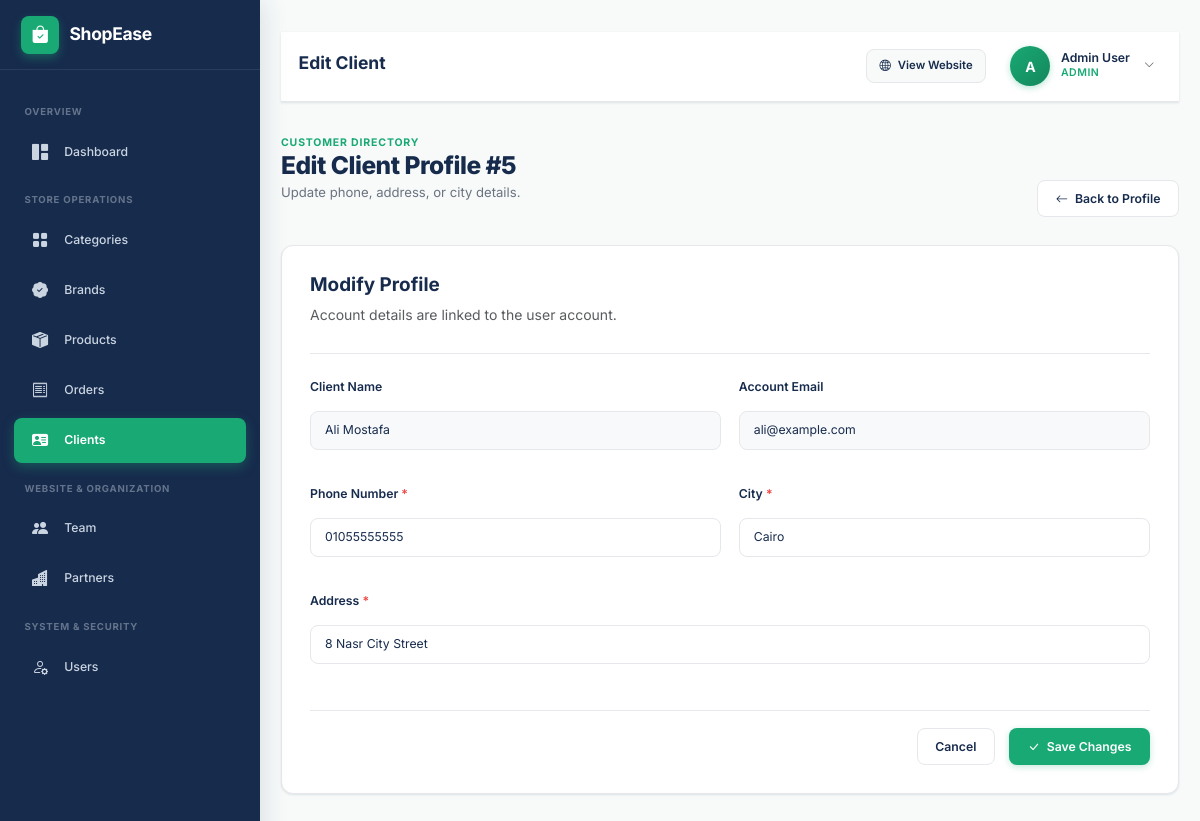
/admin/pages/clients/edit.php?id=5 (signed in), run on the app's committed database.
### tables this page shows
CREATE TABLE `clients` (
  `id` int(10) UNSIGNED NOT NULL,
  `user_id` int(10) UNSIGNED NOT NULL,
  `phone` varchar(20) NOT NULL,
  `address` varchar(255) NOT NULL,
  `city` varchar(100) NOT NULL,
  `created_at` timestamp NOT NULL DEFAULT current_timestamp()
);

CREATE TABLE `users` (
  `id` int(10) UNSIGNED NOT NULL,
  `name` varchar(100) NOT NULL,
  `email` varchar(150) NOT NULL,
  `password` varchar(255) NOT NULL,
  `role` enum('Admin','Client','Staff') NOT NULL DEFAULT 'Client',
  `created_at` timestamp NOT NULL DEFAULT current_timestamp()
);

### admin/pages/clients/edit.php (the view, shortened to what this page needs)
<?php
include "../../../config/database.php";
$id = (int)$_GET["id"];
$query = mysqli_prepare(
    $conn,
    "SELECT
        clients.*,
        users.name,
        users.email
    FROM clients
    INNER JOIN users
        ON clients.user_id = users.id
    WHERE clients.id = ?"
);
mysqli_stmt_bind_param($query, "i", $id);
mysqli_stmt_execute($query);
$result = mysqli_stmt_get_result($query);
$client = mysqli_fetch_assoc($result);
$phone = $client["phone"];
$address = $client["address"];
$city = $client["city"];
include "../../includes/header.php";
?>
<div class="admin-layout">
    <?php include "../../includes/sidebar.php"; ?>
    <main class="admin-content">
        <?php include "../../includes/navbar.php"; ?>
        <div class="page-header">
            <div>
                <span class="page-eyebrow">CUSTOMER DIRECTORY</span>
                <h1>Edit Client Profile #<?= $client['id'] ?></h1>
                <p>Update phone, address, or city details.</p>
            </div>
            <div class="page-actions">
                <a href="show.php?id=<?= $id ?>" class="btn btn-outline">
                    <i class="bi bi-arrow-left"></i>
                    <span>Back to Profile</span>
                </a>
            </div>
        </div>
        <div class="form-card">
            <div class="form-header">
                <h2>Modify Profile</h2>
                <p class="text-muted">Account details are linked to the user account.</p>
            </div>
            <form method="POST">
                <div class="form-grid">
                    <div class="form-group">
                        <label class="form-label">Client Name</label>
                        <input type="text" class="form-control bg-light" value="<?= htmlspecialchars($client["name"]) ?>" disabled>
                    </div>
                    <div class="form-group">
                        <label class="form-label">Account Email</label>
                        <input type="email" class="form-control bg-light" value="<?= htmlspecialchars($client["email"]) ?>" disabled>
                    </div>
                    <div class="form-group">
                        <label for="phone" class="form-label">Phone Number <span>*</span></label>
                        <input type="text" id="phone" name="phone" class="form-control" value="<?= htmlspecialchars($phone) ?>" required>
                    </div>
                    <div class="form-group">
                        <label for="city" class="form-label">City <span>*</span></label>
                        <input type="text" id="city" name="city" class="form-control" value="<?= htmlspecialchars($city) ?>" required>
                    </div>
                    <div class="form-group full-width">
                        <label for="address" class="form-label">Address <span>*</span></label>
                        <input type="text" id="address" name="address" class="form-control" value="<?= htmlspecialchars($address) ?>" required>
                    </div>
                </div>
                <div class="form-actions">
                    <a href="show.php?id=<?= $id ?>" class="btn btn-outline">Cancel</a>
                    <button type="submit" class="btn btn-primary">
                        <i class="bi bi-check-lg"></i>
                        <span>Save Changes</span>
                    </button>
                </div>
            </form>
        </div>
    </main>
</div>
<?php include "../../includes/footer.php"; ?>

### admin/assets/css/admin.css (style rules this page uses)
:root { --primary: #19a974; --primary-dark: #14875d; --primary-light: #43c594; --dark: #172b4d; --dark-hover: #203a66; --background: #f7faf9; --white: #ffffff; --text: #4b5563; --text-muted: #6b7280; --text-dark: #111827; --light-mint: #ddf6ec; --border-color: #e5e7eb; --border-radius-sm: 8px; --border-radius: 12px; --border-radius-lg: 16px; --shadow-sm: 0 1px 3px rgba(23, 43, 77, 0.05), 0 1px 2px rgba(23, 43, 77, 0.06); --shadow-md: 0 4px 12px -2px rgba(23, 43, 77, 0.08), 0 2px 4px -1px rgba(23, 43, 77, 0.04); --shadow-lg: 0 12px 24px -4px rgba(23, 43, 77, 0.12), 0 4px 6px -2px rgba(23, 43, 77, 0.05); --transition: all 0.25s cubic-bezier(0.4, 0, 0.2, 1); --sidebar-width: 260px; --navbar-height: 70px; }
*, *::before, *::after { box-sizing: border-box; margin: 0; padding: 0; }
html, body { height: 100%; font-family: "Inter", system-ui, -apple-system, BlinkMacSystemFont, "Segoe UI", Roboto, sans-serif; background-color: var(--background); color: var(--text); line-height: 1.5; font-size: 14px; overflow-x: hidden; }
a { color: var(--primary); text-decoration: none; transition: var(--transition); }
.admin-layout { display: flex; min-height: 100vh; background-color: var(--background); }
.admin-content { flex: 1; margin-left: var(--sidebar-width); padding: 2.25rem 2.5rem 3rem; min-height: 100vh; transition: var(--transition); max-width: calc(100vw - var(--sidebar-width)); }
.page-header { display: flex; align-items: flex-end; justify-content: space-between; flex-wrap: wrap; gap: 1.25rem; margin-bottom: 2rem; }
.page-eyebrow { font-size: 0.75rem; font-weight: 700; text-transform: uppercase; letter-spacing: 0.08em; color: var(--primary); margin-bottom: 0.25rem; }
.page-header h1 { font-size: 1.75rem; font-weight: 800; color: var(--dark); letter-spacing: -0.02em; margin-bottom: 0.25rem; }
.page-header p { color: var(--text-muted); font-size: 0.9375rem; }
.page-actions { display: flex; align-items: center; gap: 0.75rem; }
.btn, .btn-primary, .btn-secondary, .btn-outline { display: inline-flex; align-items: center; justify-content: center; gap: 0.5rem; padding: 0.625rem 1.25rem; border-radius: var(--border-radius-sm); font-size: 0.875rem; font-weight: 600; cursor: pointer; transition: var(--transition); border: 1px solid transparent; line-height: 1.4; text-decoration: none; }
.btn-primary { background-color: var(--primary); color: var(--white) !important; box-shadow: 0 2px 6px rgba(25, 169, 116, 0.25); }
.btn-outline { background-color: var(--white); color: var(--dark); border-color: var(--border-color); }
.form-card { background: var(--white); border-radius: var(--border-radius); border: 1px solid var(--border-color); box-shadow: var(--shadow-sm); padding: 2rem; max-width: 900px; margin: 0 auto 2rem; }
.form-header { margin-bottom: 1.75rem; padding-bottom: 1rem; border-bottom: 1px solid var(--border-color); }
.form-header h2 { font-size: 1.35rem; font-weight: 700; color: var(--dark); }
.form-grid { display: grid; grid-template-columns: repeat(2, 1fr); gap: 1.25rem; }
.form-group { display: flex; flex-direction: column; gap: 0.5rem; margin-bottom: 1.25rem; }
.form-group.full-width { grid-column: 1 / -1; }
.form-label { font-size: 0.875rem; font-weight: 600; color: var(--dark); }
.form-label span { color: #ef4444; }
.form-control, .form-select, textarea.form-control { width: 100%; padding: 0.6875rem 1rem; font-size: 0.875rem; font-family: inherit; color: var(--dark); background-color: var(--white); border: 1px solid var(--border-color); border-radius: var(--border-radius-sm); transition: var(--transition); }
.form-actions { display: flex; align-items: center; justify-content: flex-end; gap: 1rem; margin-top: 2rem; padding-top: 1.25rem; border-top: 1px solid var(--border-color); }
main, section, article, form, .admin-content, .admin-navbar, .page-header, .page-actions, .entity-card, .form-card { min-width: 0; }
h1, h2, h3, h4, h5, h6, p, a, span, strong, small, label, td, th { overflow-wrap: anywhere; }
.page-actions { flex-wrap: wrap; }
.form-grid { grid-template-columns: repeat(2, minmax(0, 1fr)); }
@media (max-width: 1200px) { .admin-content { padding-right: 1.5rem; padding-left: 1.5rem; } }

### data on the page
clients: id "5", user.name "Ali Mostafa", user.email "ali@example.com", phone "01055555555", city "Cairo", address "8 Nasr City Street"

### other printed values
$pageHeading "Edit Client"
substr($_SESSION['admin_name'] ?? 'A', 0, 1) "A"
$_SESSION['admin_name'] "Admin User"
$_SESSION['admin_role'] "ADMIN"
